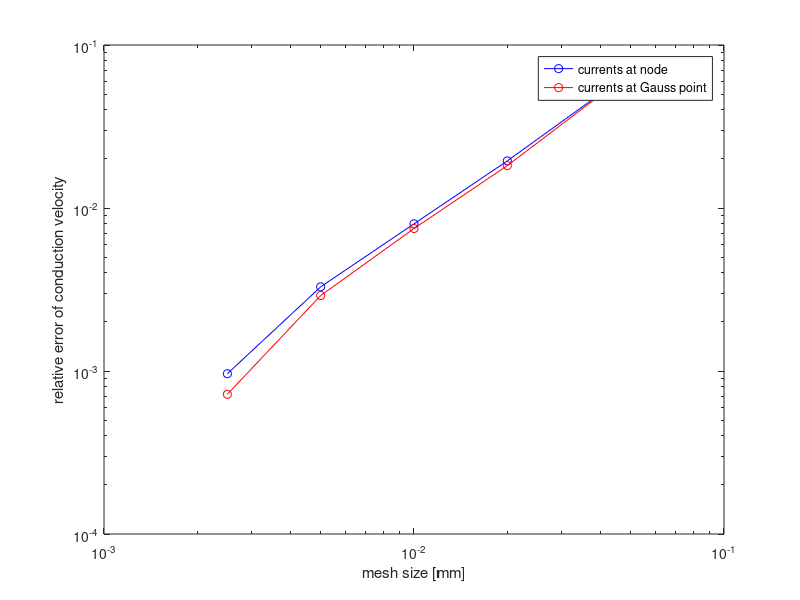
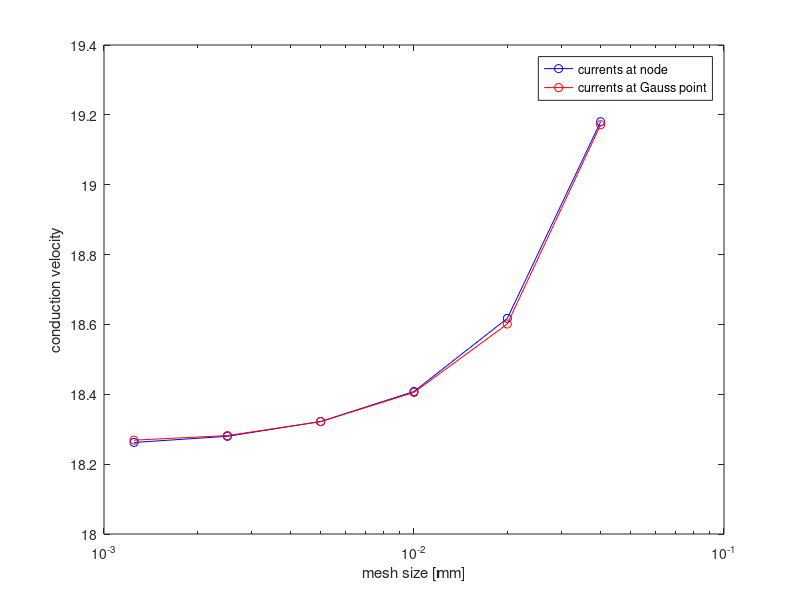

Reproduce these figures in MATLAB, in order.
%elements_in_x-dir    activation_time
%
%
%25		     130.4
%50		     134.4
%100		     135.83
%200		     136.45
%400		     136.7478
%800		     136.8462

mesh_size =1./[25 50 100 200 400 800];

node_gp_conduction_vel= 2.5 ./ ...
    ([130.3415 134.2835 135.8100 136.4477 136.7642 136.8958] ./1000);

node_gp_exact_vel = 2.5 ./ (136.8958./1000);
node_gp_error= abs(node_gp_conduction_vel-node_gp_exact_vel)/node_gp_exact_vel;

gp_conduction_vel= 2.5 ./ ([130.4 134.4 135.83 136.45 136.7478 136.8462] ./1000);

gp_exact_vel = 2.5 ./ (136.8462./1000);
gp_error= abs(gp_conduction_vel-gp_exact_vel)/gp_exact_vel;

figure(1)
loglog(mesh_size, node_gp_error,'b-o', mesh_size, gp_error, 'r-o');
xlabel('mesh size [mm]')
ylabel('relative error of conduction velocity')
legend('currents at node','currents at Gauss point')

figure(2)
semilogx( mesh_size, node_gp_conduction_vel, 'b-o' , ...
    mesh_size, gp_conduction_vel, 'r-o' )
xlabel('mesh size [mm]')
ylabel('conduction velocity')
legend('currents at node','currents at Gauss point')
